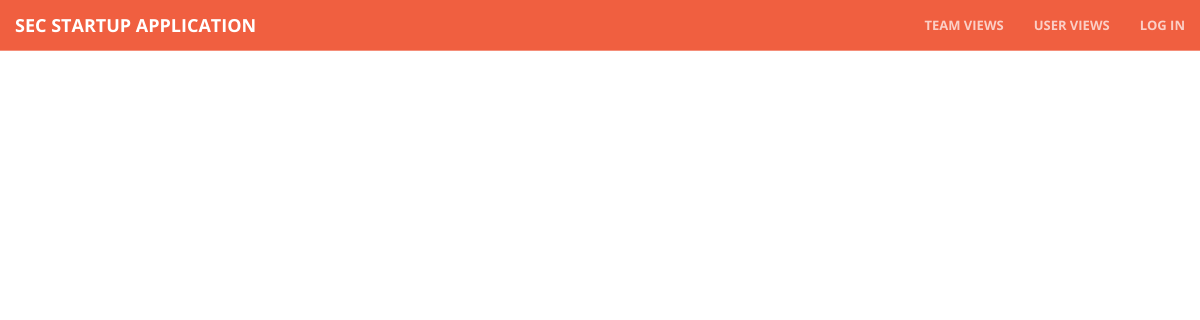
The page /profile/ on the database as committed earlier.
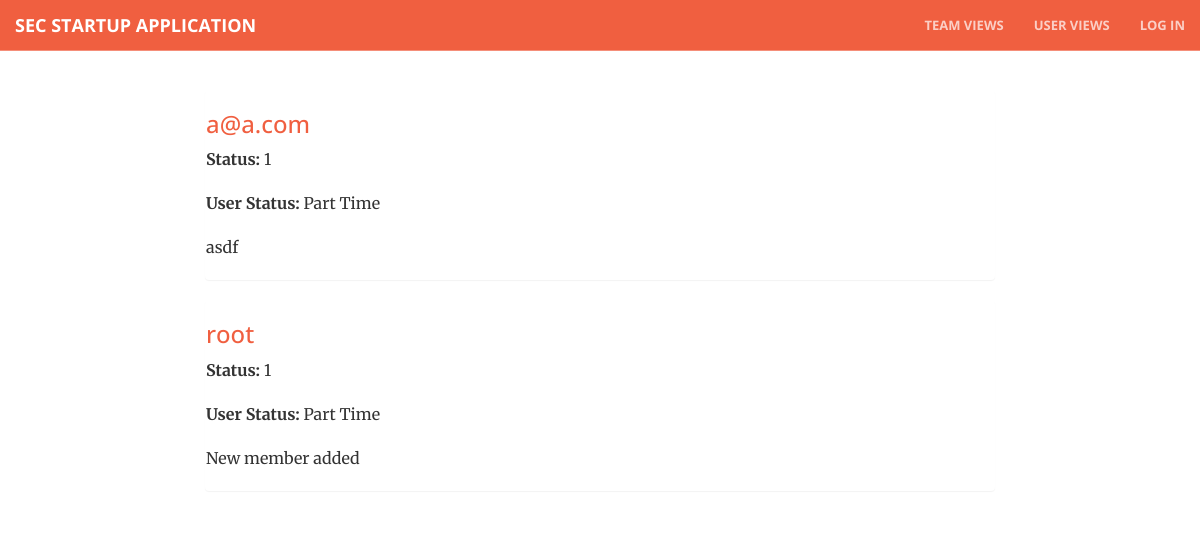
The same page on the database as committed later.
### core/models.py (models this page shows, shortened)
class Profile(models.Model):
    members = models.ForeignKey(Team, null=True, blank=True)
    user = models.ForeignKey(User, unique=True)
    working_status = models.IntegerField(choices=WORKING_STATUS, null=True, blank=True)
    description = models.TextField(null=True, blank=True)
    created_at = models.DateTimeField(auto_now_add=True)
    def get_absolute_url(self):
        return reverse(viewname="profile_list", args=[self.id])

### core/views.py (the view)
# urls.py: url(r'profile/$', coreviews.ProfileListView.as_view()),
class ProfileListView(ListView):
    model = coremodels.Profile
    template_name = 'profile/list.html'
    paginate_by = 5

### templates/profile/list.html (shortened to what this page needs)
{% extends "base/theme.html" %}
{% load bootstrap_pagination %}
{% block main_content %}
  <div class="row main-content">
    <div class="col-md-2"></div>
      <div class="col-md-8">
        {% for profile in object_list %}
         <div class="panel">
           <h3><a href="{{ profile.get_absolute_url }}">{{ profile.user.username }}</a></h3>
            {% if profile.working_status %}<p><b>Status: </b>{{ profile.working_status }}</p>{% endif %}
            <p><b>User Status: </b>{% if profile.working_status %}{{ profile.get_working_status_display }}{% else %}----{% endif %}</p>
             <p>{{ profile.description }}</p>
         </div>
         {% endfor %}
      </div>
    <div class="col-md-2"></div>
  </div>
{% endblock %}

### templates/base/theme.html (shortened to what this page needs)
{% extends "base/index.html" %}
{% block main_content %}
	{% block navigation %}
		 <li>
		 <a class="page-scroll" href="/team/">Team Views</a>
		 </li>
		 <li>
		 <a class="page-scroll" href="/profile/">User Views</a>
		 </li>
		 {% if user.is_authenticated %}
		 <li>
		 <a class="page-scroll" href="/team/create/">Create Team Profile</a>
		 </li>
		 {% else %}
		 <li>
		 <a class="page-scroll" href="/entrance/">Log In</a>
		 </li>
		 {% endif %}
	{% endblock %}
{% endblock %}

### templates/base/index.html (shortened to what this page needs)
<!DOCTYPE html>
<html lang="en">
{% load staticfiles %}
<head>
    <link href="{% static "css/bootstrap.min.css" %}" rel="stylesheet">
    <link rel="stylesheet" href="{% static "font-awesome/css/font-awesome.min.css" %}" type="text/css">
    <link rel="stylesheet" href="{% static "css/animate.min.css" %}" type="text/css">
    <link rel="stylesheet" href=" {%static "css/creative.css" %}" type="text/css">
</head>
<body id="page-top">
    <nav id="mainNav" class="navbar navbar-default navbar-fixed-top">
        <div class="container-fluid">
            <div class="navbar-header">
                <a class="navbar-brand page-scroll" href="/">SEC Startup Application</a>
            </div>
            <div class="collapse navbar-collapse" id="bs-example-navbar-collapse-1">
                <ul class="nav navbar-nav navbar-right">
                    {% block navigation %}{% endblock %}
                </ul>
            </div>
        </div>
    </nav>
    {% block main_content %}{% endblock %}
    <footer>
    </footer>
</body>
</html>

### static/css/creative.css (style rules this page uses)
html, body { width: 100%; height: 100%; }
body { font-family: Merriweather,'Helvetica Neue',Arial,sans-serif; }
a { color: #f05f40; -webkit-transition: all .35s; -moz-transition: all .35s; transition: all .35s; }
h1, h2, h3, h4, h5, h6 { font-family: 'Open Sans','Helvetica Neue',Arial,sans-serif; }
p { margin-bottom: 20px; font-size: 16px; line-height: 1.5; }
.main-content { padding-top: 90px; }
footer { padding: 25px 0; text-align: center; }
.navbar-default { border-color: rgba(34,34,34,.05); font-family: 'Open Sans','Helvetica Neue',Arial,sans-serif; background-color: #222; -webkit-transition: all .35s; -moz-transition: all .35s; transition: all .35s; }
.navbar-default .navbar-header .navbar-brand { text-transform: uppercase; font-family: 'Open Sans','Helvetica Neue',Arial,sans-serif; font-weight: 700; color: #f05f40; }
.navbar-default .nav > li>a, .navbar-default .nav>li>a:focus { text-transform: uppercase; font-size: 13px; font-weight: 700; color: #222; }
@media (min-width:768px) { .navbar-default { border-color: rgba(255,255,255,.3); background-color: #f05f40; } }
@media (min-width:768px) { .navbar-default .navbar-header .navbar-brand { color: rgba(255,255,255,.7); } }
@media (min-width:768px) { .navbar-default .nav > li>a, .navbar-default .nav>li>a:focus { color: rgba(255,255,255,.7); } }
body { webkit-tap-highlight-color: #222; }

Rows that differ between the two databases and show on the page:
added Profile: user.username "a@a.com", working_status "1", working_status "Part Time", description "asdf"
added Profile: user.username "root", working_status "1", working_status "Part Time", description "New member added"
